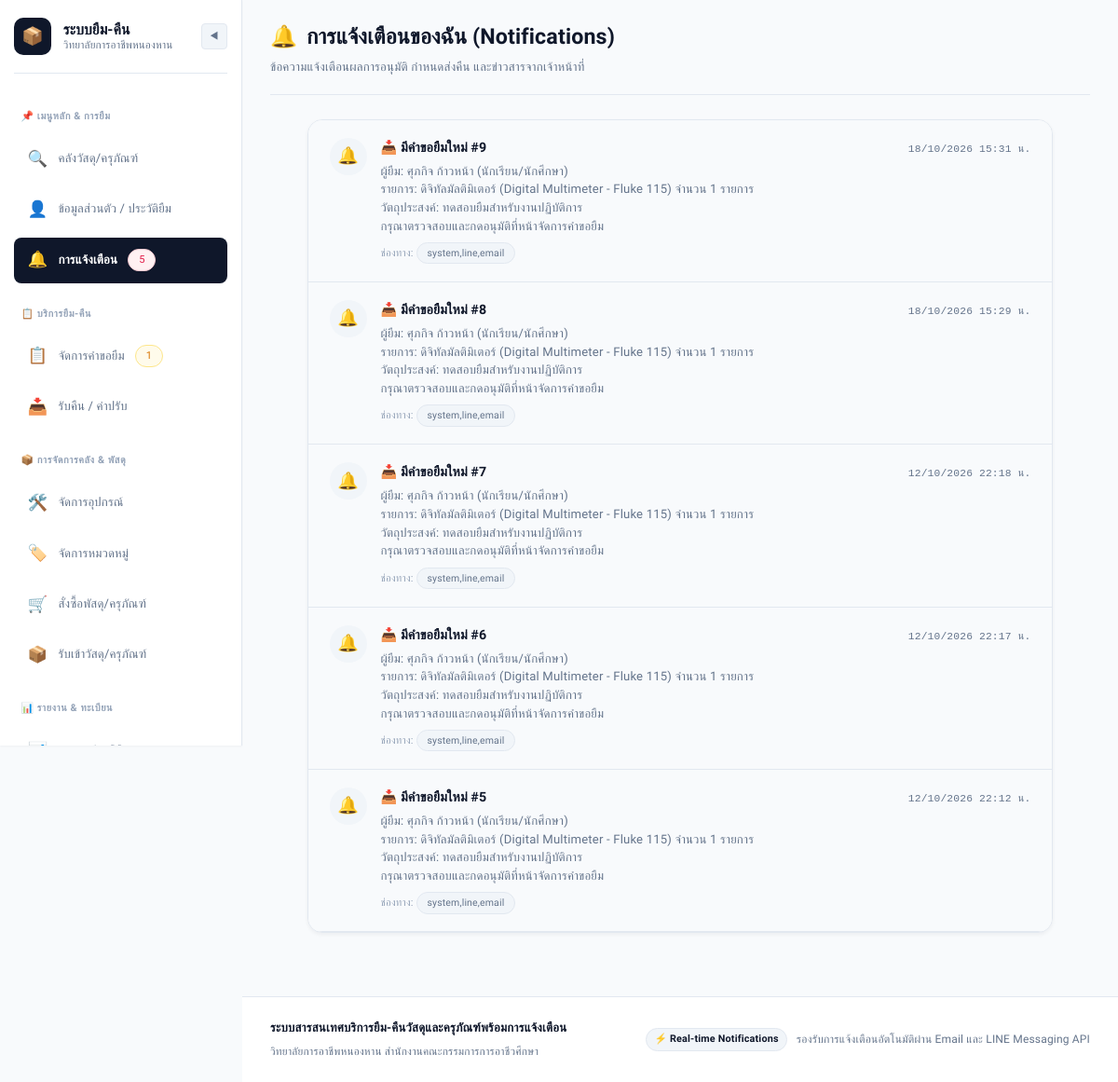
The page /notifications (signed in) on the database as committed earlier.
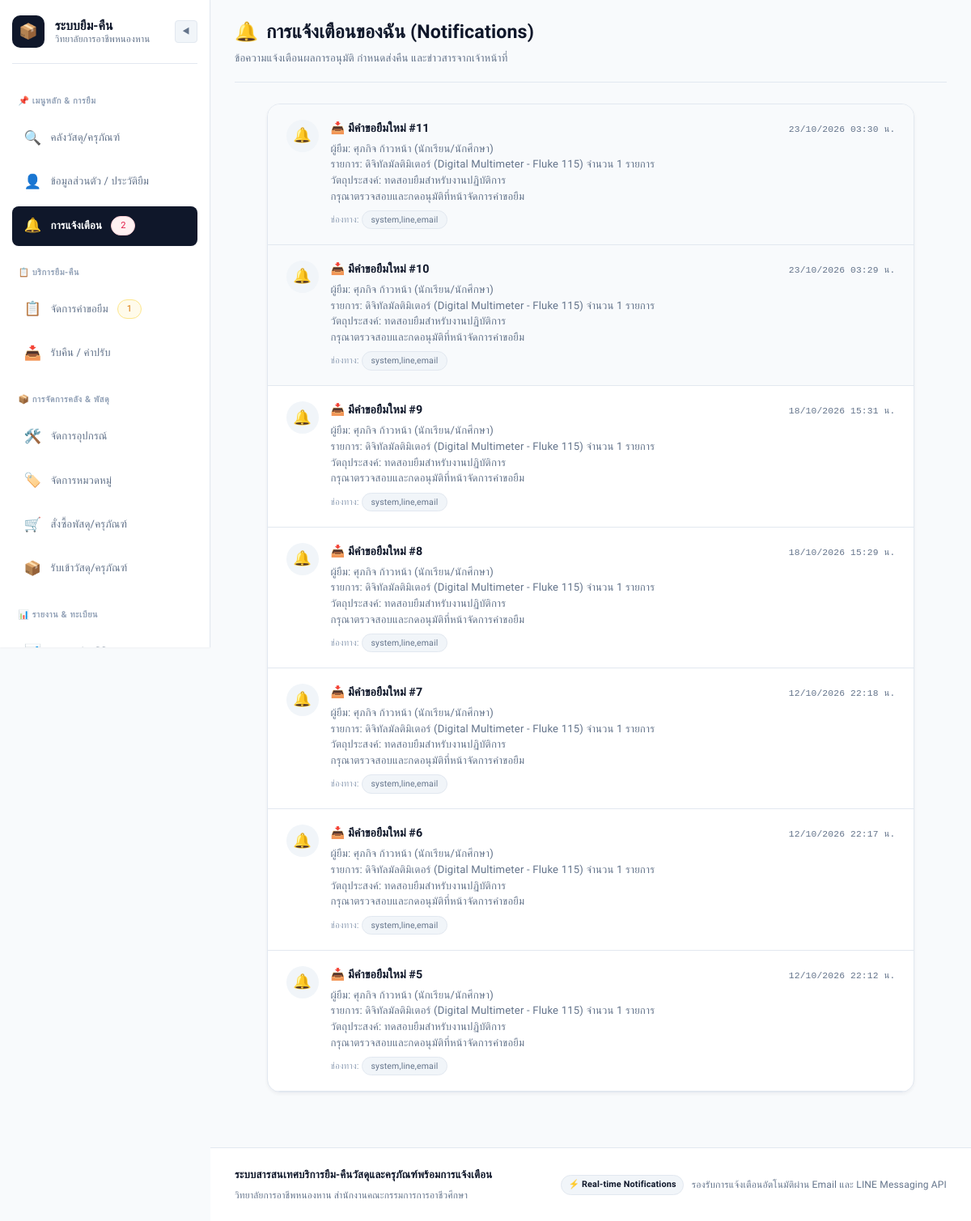
The same page on the database as committed later.
### models.py (models this page shows, shortened)
class Notification(db.Model):
    __tablename__ = 'notifications'
    notification_id = db.Column(db.Integer, primary_key=True, autoincrement=True)
    user_id = db.Column(db.Integer, db.ForeignKey('users.user_id'), nullable=False)
    title = db.Column(db.String(150), nullable=False)
    message = db.Column(db.Text, nullable=False)
    type = db.Column(db.String(50), default='system')  # 'approval', 'rejection', 'due_soon', 'overdue', 'info'
    channel = db.Column(db.String(50), default='system')  # 'system', 'line', 'email'
    is_read = db.Column(db.Boolean, default=False)
    created_at = db.Column(db.DateTime, default=datetime.utcnow)

### app.py (the view)
    @app.route('/notifications')
    @login_required
    def notifications_page():
        user = User.query.get(session['user_id'])
        notifs = Notification.query.filter_by(user_id=user.user_id).order_by(Notification.created_at.desc()).all()
        for n in notifs:
            n.is_read = True
        db.session.commit()
        return render_template('notifications.html', notifications=notifs)

### models.py (called while the page is built)
    @property
    def full_name(self):
        return f"{self.first_name} {self.last_name}"

    @property
    def role_display(self):
        roles = {
            'student': 'นักเรียน/นักศึกษา',
            'teacher': 'อาจารย์/ครูผู้สอน',
            'staff': 'เจ้าหน้าที่พัสดุ',
            'admin': 'ผู้ดูแลระบบ'
        }
        return roles.get(self.role, self.role)

    @property
    def role_badge_class(self):
        badges = {
            'student': 'badge-info',
            'teacher': 'badge-primary',
            'staff': 'badge-warning',
            'admin': 'badge-danger'
        }
        return badges.get(self.role, 'badge-secondary')

### templates/notifications.html (shortened to what this page needs)
{% extends "base.html" %}
{% block content %}
<div class="page-header">
    <div>
        <h1 class="page-title">
            <span>🔔</span> การแจ้งเตือนของฉัน (Notifications)
        </h1>
        <p class="page-subtitle">ข้อความแจ้งเตือนผลการอนุมัติ กำหนดส่งคืน และข่าวสารจากเจ้าหน้าที่</p>
    </div>
</div>
<div class="card" style="max-width: 800px; margin: 0 auto;">
    <div class="card-body" style="padding: 0;">
        {% if notifications %}
            <div style="display: flex; flex-direction: column;">
                {% for n in notifications %}
                    <div style="padding: 1.25rem 1.5rem; border-bottom: 1px solid var(--border); display: flex; gap: 1rem; align-items: flex-start; {% if not n.is_read %}background: #f8fafc;{% endif %}">
                        <div style="width: 40px; height: 40px; border-radius: var(--radius-full); display: flex; align-items: center; justify-content: center; font-size: 1.2rem; flex-shrink: 0;
                            background: {% if n.type == 'approval' %}var(--success-bg){% elif n.type == 'rejection' or n.type == 'overdue' %}var(--danger-bg){% else %}var(--bg-subtle){% endif %};">
                            {% if n.type == 'approval' %}✅
                            {% elif n.type == 'rejection' %}❌
                            {% elif n.type == 'overdue' %}⚠️
                            {% elif n.type == 'due_soon' %}⏰
                            {% else %}🔔{% endif %}
                        </div>
                        <div style="flex: 1;">
                            <div style="display: flex; justify-content: space-between; align-items: baseline; margin-bottom: 0.25rem;">
                                <h3 style="font-size: 0.95rem; font-weight: 700; color: var(--text-main);">
                                    {{ n.title }}
                                </h3>
                                <span style="font-size: 0.75rem; color: var(--text-muted); font-family: monospace;">
                                    {{ n.created_at.strftime('%d/%m/%Y %H:%M น.') }}
                                </span>
                            </div>
                            <div style="font-size: 0.875rem; color: var(--text-muted); line-height: 1.5; white-space: pre-line;">{{ n.message }}</div>
                            <div style="margin-top: 0.5rem; font-size: 0.75rem; color: var(--text-subtle);">
                                ช่องทาง: <span class="badge badge-secondary" style="font-size: 0.7rem;">{{ n.channel }}</span>
                            </div>
                        </div>
                    </div>
                {% endfor %}
            </div>
        {% else %}
            <div style="text-align: center; padding: 4rem 1rem; color: var(--text-muted);">
                <div style="font-size: 3rem; margin-bottom: 0.5rem;">🔕</div>
                <p>ไม่มีการแจ้งเตือนในขณะนี้</p>
            </div>
        {% endif %}
    </div>
</div>
{% endblock %}

Rows that differ between the two databases and show on the page:
added Notification: title "📥 มีคำขอยืมใหม่ #11", created_at "23/10/2026 03:30 น.", message "ผู้ยืม: ศุภกิจ ก้าวหน้า (นักเรียน/นักศึกษา) รายการ: ดิจิทัลมัลติมิเตอร์ (Digital Multimeter - Fluke 115) จำนวน 1 รายการ วัตถุประสงค์: ทดสอบยืมสำหรับงานปฏิบัติการ กรุณาตรวจสอบและกดอนุมัติที่หน้าจัดการคำขอยืม", channel "system,line,email"
added Notification: title "📥 มีคำขอยืมใหม่ #10", created_at "23/10/2026 03:29 น.", message "ผู้ยืม: ศุภกิจ ก้าวหน้า (นักเรียน/นักศึกษา) รายการ: ดิจิทัลมัลติมิเตอร์ (Digital Multimeter - Fluke 115) จำนวน 1 รายการ วัตถุประสงค์: ทดสอบยืมสำหรับงานปฏิบัติการ กรุณาตรวจสอบและกดอนุมัติที่หน้าจัดการคำขอยืม", channel "system,line,email"
changed Notification "📥 มีคำขอยืมใหม่ #9": is_read False → True (drawn)
changed Notification "📥 มีคำขอยืมใหม่ #8": is_read False → True (drawn)
changed Notification "📥 มีคำขอยืมใหม่ #7": is_read False → True (drawn)
changed Notification "📥 มีคำขอยืมใหม่ #6": is_read False → True (drawn)
changed Notification "📥 มีคำขอยืมใหม่ #5": is_read False → True (drawn)
Other text that changed with them:
{{ unread_count }}: "5" → "2"
